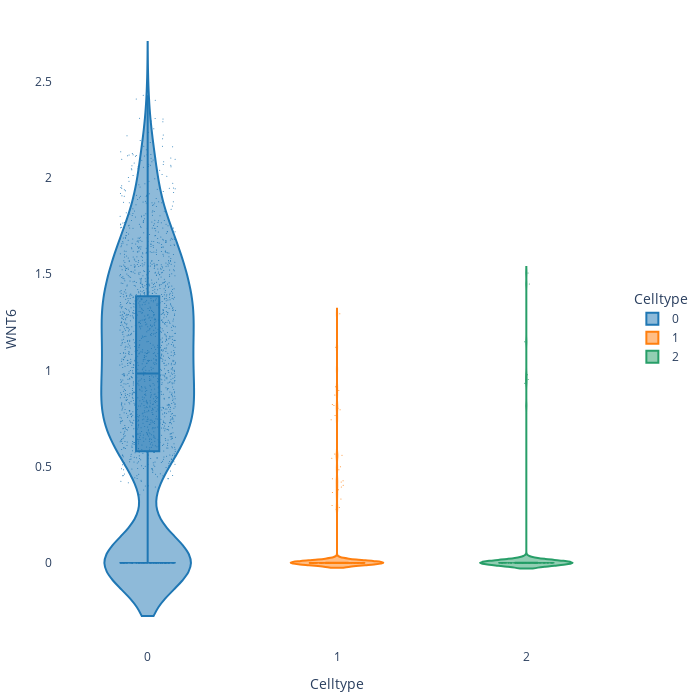

Source (notebook cell):
### Code cell
scout.ply.violin(adata, "WNT6", "cellType")

### Figure 1 — Plotly figure (JSON) as saved in the notebook; plotly's stock layout.template omitted (floating-point values rounded to 4 significant figures; data arrays with more than 128 entries replaced by an {"elided": "..."} marker saying what was removed)
{"data": [{"box": {"visible": true}, "jitter": 0.6, "line": {"color": "#1f77b4"}, "marker": {"size": 1}, "meanline": {"visible": false}, "name": "0", "pointpos": 0, "points": "all", "type": "violin", "y": {"elided": "1988 float values"}}, {"box": {"visible": true}, "jitter": 0.6, "line": {"color": "#ff7f0e"}, "marker": {"size": 1}, "meanline": {"visible": false}, "name": "1", "pointpos": 0, "points": "all", "type": "violin", "y": {"elided": "686 float values"}}, {"box": {"visible": true}, "jitter": 0.6, "line": {"color": "#279e68"}, "marker": {"size": 1}, "meanline": {"visible": false}, "name": "2", "pointpos": 0, "points": "all", "type": "violin", "y": {"elided": "319 float values"}}], "layout": {"autosize": false, "height": 700, "legend": {"title": {"text": "Celltype"}, "y": 0.5}, "margin": {"b": 10, "l": 10, "r": 10, "t": 10}, "paper_bgcolor": "white", "plot_bgcolor": "white", "width": 700, "xaxis": {"showticklabels": true, "title": {"text": "Celltype"}}, "yaxis": {"title": {"text": "WNT6"}}}}
